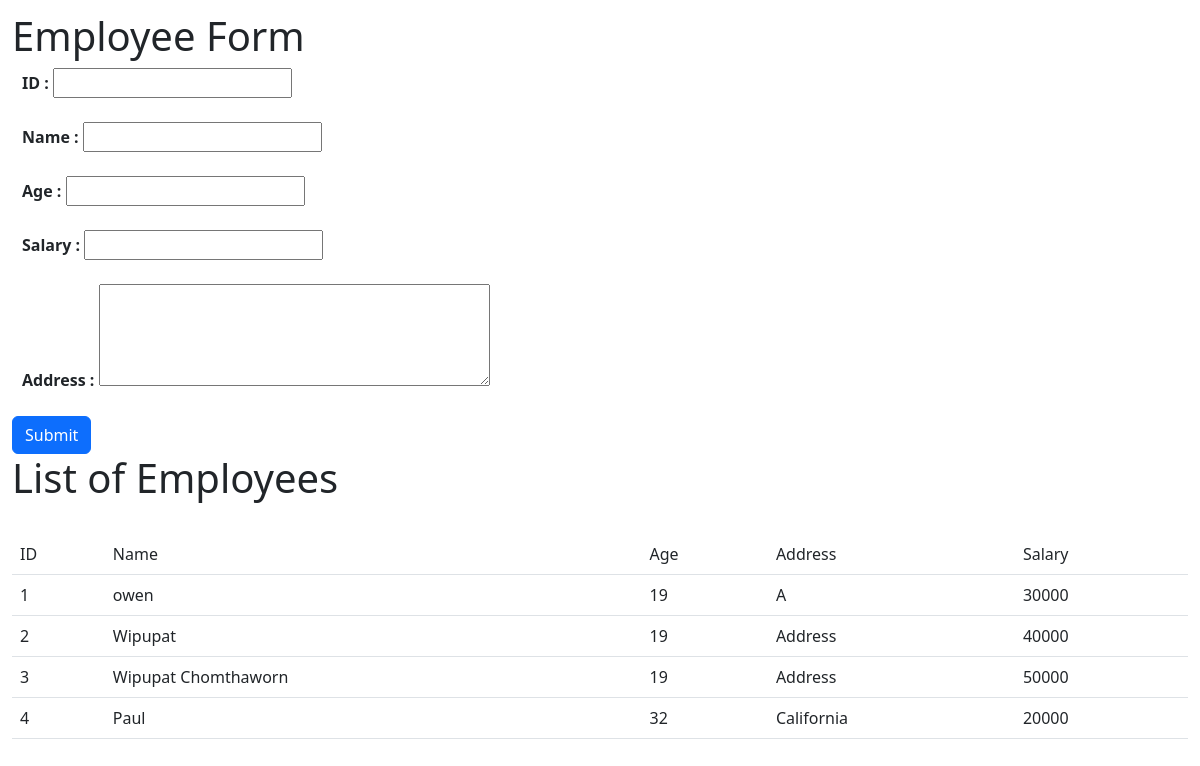
Screenshot of /2/index.php with the database file from the repository.
### tables this page shows
CREATE TABLE COMPANY
  (ID INT PRIMARY KEY     NOT NULL,
  NAME           TEXT    NOT NULL,
  AGE            INT     NOT NULL,
  ADDRESS        CHAR(50),
  SALARY         REAL);

### 2/index.php (the view, shortened to what this page needs)
<!DOCTYPE html>
<html lang="en">
<head>
    <link href="https://cdn.jsdelivr.net/npm/bootstrap@5.2.2/dist/css/bootstrap.min.css" rel="stylesheet">
</head>
<body>
    <p class="h1">Employee Form</p>
    <form action="" method="POST">
        <label>ID :</label>
        <input type="number" name="id"><br><br>
        <label>Name :</label>
        <input type="text" name="name"><br><br>
        <label>Age :</label>
        <input type="number" name="age"><br><br>
        <label>Salary :</label>
        <input type="number" name="salary"><br><br>
        <label>Address :</label>
        <textarea name="address" id="address" cols="40" rows="4"></textarea><br><br>
        <button name="Submit" id="Submit" class="btn btn-primary">Submit</button>
    </form>
    <h1>List of Employees</h1>
    <?php
    $db = new MyDB();
    if (!$db) {
        echo $db->lastErrorMsg();
    } else {
        echo "<br>";
    }
    $sqlQ = "SELECT * from COMPANY";
    $ret = $db->query($sqlQ);
    ?>
    <table class="table">
        <tr>
            <thead>
                <td>ID </td>
                <td>Name </td>
                <td>Age </td>
                <td>Address </td>
                <td>Salary </td>
            </thead>
        </tr>
        <?php while ($row = $ret->fetchArray(SQLITE3_ASSOC)) {
            echo "<tr>";
            echo "<td>" . $row['ID'] . "</td>";
            echo "<td>" . $row['NAME'] . "</td>";
            echo "<td>" . $row['AGE'] . " </td>";
            echo "<td>" . $row['ADDRESS'] . " </td>";
            echo "<td>" . $row['SALARY'] . "</td></tr>";
        } ?>
    </table>
</body>
</html>

### 2/index.php (style rules this page uses)
label { font-weight: bold; padding-left: 10px; }
body { padding: 1%; }

### rows the page displays
company: ID "1", NAME "owen", AGE "19", ADDRESS "A", SALARY "30000"
company: ID "2", NAME "Wipupat", AGE "19", ADDRESS "Address", SALARY "40000"
company: ID "3", NAME "Wipupat Chomthaworn", AGE "19", ADDRESS "Address", SALARY "50000"
company: ID "4", NAME "Paul", AGE "32", ADDRESS "California", SALARY "20000"
